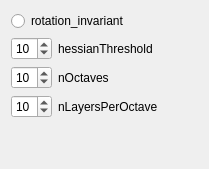
            <widget class="QWidget" name="tab_6">
             <attribute name="title">
              <string>SURFOptions</string>
             </attribute>
             <layout class="QVBoxLayout" name="verticalLayout_9">
              <item>
               <widget class="QRadioButton" name="rotation_invariant">
                <property name="text">
                 <string>rotation_invariant</string>
                </property>
                <property name="checked">
                 <bool>false</bool>
                </property>
                <property name="autoExclusive">
                 <bool>false</bool>
                </property>
               </widget>
              </item>
              <item>
               <layout class="QHBoxLayout" name="horizontalLayout_47">
                <item>
                 <widget class="QSpinBox" name="hessianThreshold">
                  <property name="value">
                   <number>10</number>
                  </property>
                 </widget>
                </item>
                <item>
                 <widget class="QLabel" name="label_47">
                  <property name="text">
                   <string>hessianThreshold</string>
                  </property>
                 </widget>
                </item>
                <item>
                 <spacer name="horizontalSpacer_47">
                  <property name="orientation">
                   <enum>Qt::Horizontal</enum>
                  </property>
                  <property name="sizeHint" stdset="0">
                   <size>
                    <width>40</width>
                    <height>20</height>
                   </size>
                  </property>
                 </spacer>
                </item>
               </layout>
              </item>
              <item>
               <layout class="QHBoxLayout" name="horizontalLayout_50">
                <item>
                 <widget class="QSpinBox" name="nOctaves">
                  <property name="value">
                   <number>10</number>
                  </property>
                 </widget>
                </item>
                <item>
                 <widget class="QLabel" name="label_50">
                  <property name="text">
                   <string>nOctaves</string>
                  </property>
                 </widget>
                </item>
                <item>
                 <spacer name="horizontalSpacer_50">
                  <property name="orientation">
                   <enum>Qt::Horizontal</enum>
                  </property>
                  <property name="sizeHint" stdset="0">
                   <size>
                    <width>40</width>
                    <height>20</height>
                   </size>
                  </property>
                 </spacer>
                </item>
               </layout>
              </item>
              <item>
               <layout class="QHBoxLayout" name="horizontalLayout_51">
                <item>
                 <widget class="QSpinBox" name="nLayersPerOctave">
                  <property name="value">
                   <number>10</number>
                  </property>
                 </widget>
                </item>
                <item>
                 <widget class="QLabel" name="label_51">
                  <property name="text">
                   <string>nLayersPerOctave</string>
                  </property>
                 </widget>
                </item>
                <item>
                 <spacer name="horizontalSpacer_51">
                  <property name="orientation">
                   <enum>Qt::Horizontal</enum>
                  </property>
                  <property name="sizeHint" stdset="0">
                   <size>
                    <width>40</width>
                    <height>20</height>
                   </size>
                  </property>
                 </spacer>
                </item>
               </layout>
              </item>
              <item>
               <spacer name="verticalSpacer_7">
                <property name="orientation">
                 <enum>Qt::Vertical</enum>
                </property>
                <property name="sizeHint" stdset="0">
                 <size>
                  <width>20</width>
                  <height>40</height>
                 </size>
                </property>
               </spacer>
              </item>
             </layout>
            </widget>
